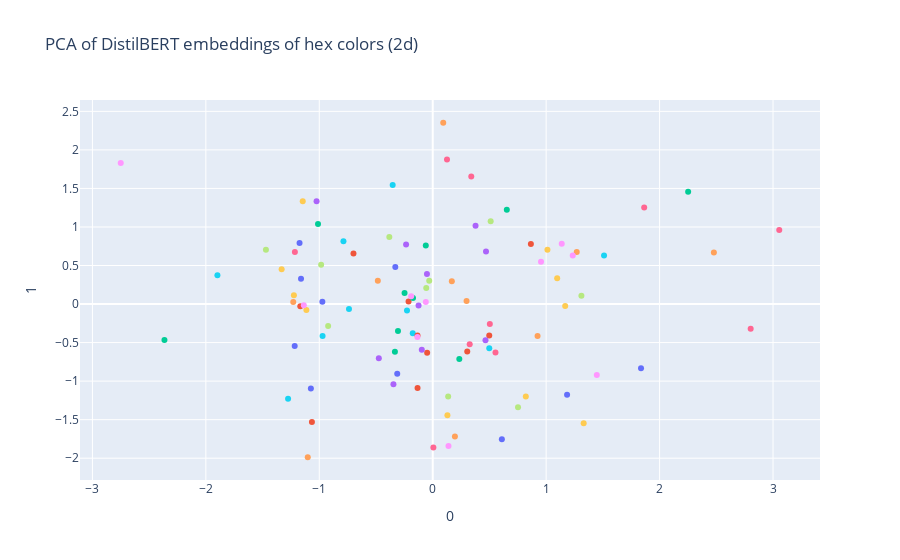

Source (notebook cell):
### Code cell
# plot 2d results with plotly
fig = px.scatter(
    hex_pca3d, x=0, y=1, color=hex_colors,
    labels={'color': 'hex color'},
    title='PCA of DistilBERT embeddings of hex colors (2d)'
)

# hide legend
fig.update_layout(showlegend=False)
fig.show()

### Figure 1 — Plotly figure (JSON) as saved in the notebook; plotly's stock layout.template omitted (floating-point values rounded to 4 significant figures)
{"data": [{"hovertemplate": "hex color=#016B75<br>0=%{x}<br>1=%{y}<extra></extra>", "legendgroup": "#016B75", "marker": {"color": "#636efa", "symbol": "circle"}, "mode": "markers", "name": "#016B75", "orientation": "v", "showlegend": true, "type": "scatter", "x": [-1.174], "xaxis": "x", "y": [0.7906], "yaxis": "y"}, {"hovertemplate": "hex color=#319C04<br>0=%{x}<br>1=%{y}<extra></extra>", "legendgroup": "#319C04", "marker": {"color": "#EF553B", "symbol": "circle"}, "mode": "markers", "name": "#319C04", "orientation": "v", "showlegend": true, "type": "scatter", "x": [-0.213], "xaxis": "x", "y": [0.03214], "yaxis": "y"}, {"hovertemplate": "hex color=#4D1630<br>0=%{x}<br>1=%{y}<extra></extra>", "legendgroup": "#4D1630", "marker": {"color": "#00cc96", "symbol": "circle"}, "mode": "markers", "name": "#4D1630", "orientation": "v", "showlegend": true, "type": "scatter", "x": [-0.3333], "xaxis": "x", "y": [-0.6192], "yaxis": "y"}, {"hovertemplate": "hex color=#A1BF45<br>0=%{x}<br>1=%{y}<extra></extra>", "legendgroup": "#A1BF45", "marker": {"color": "#ab63fa", "symbol": "circle"}, "mode": "markers", "name": "#A1BF45", "orientation": "v", "showlegend": true, "type": "scatter", "x": [-0.3462], "xaxis": "x", "y": [-1.041], "yaxis": "y"}, {"hovertemplate": "hex color=#B75DC2<br>0=%{x}<br>1=%{y}<extra></extra>", "legendgroup": "#B75DC2", "marker": {"color": "#FFA15A", "symbol": "circle"}, "mode": "markers", "name": "#B75DC2", "orientation": "v", "showlegend": true, "type": "scatter", "x": [0.2982], "xaxis": "x", "y": [0.03812], "yaxis": "y"}, {"hovertemplate": "hex color=#9FB278<br>0=%{x}<br>1=%{y}<extra></extra>", "legendgroup": "#9FB278", "marker": {"color": "#19d3f3", "symbol": "circle"}, "mode": "markers", "name": "#9FB278", "orientation": "v", "showlegend": true, "type": "scatter", "x": [-0.9708], "xaxis": "x", "y": [-0.4139], "yaxis": "y"}, {"hovertemplate": "hex color=#B1A35F<br>0=%{x}<br>1=%{y}<extra></extra>", "legendgroup": "#B1A35F", "marker": {"color": "#FF6692", "symbol": "circle"}, "mode": "markers", "name": "#B1A35F", "orientation": "v", "showlegend": true, "type": "scatter", "x": [0.5533], "xaxis": "x", "y": [-0.6273], "yaxis": "y"}, {"hovertemplate": "hex color=#17FCA4<br>0=%{x}<br>1=%{y}<extra></extra>", "legendgroup": "#17FCA4", "marker": {"color": "#B6E880", "symbol": "circle"}, "mode": "markers", "name": "#17FCA4", "orientation": "v", "showlegend": true, "type": "scatter", "x": [0.752], "xaxis": "x", "y": [-1.338], "yaxis": "y"}, {"hovertemplate": "hex color=#C1EA3F<br>0=%{x}<br>1=%{y}<extra></extra>", "legendgroup": "#C1EA3F", "marker": {"color": "#FF97FF", "symbol": "circle"}, "mode": "markers", "name": "#C1EA3F", "orientation": "v", "showlegend": true, "type": "scatter", "x": [1.446], "xaxis": "x", "y": [-0.9214], "yaxis": "y"}, {"hovertemplate": "hex color=#5B76FD<br>0=%{x}<br>1=%{y}<extra></extra>", "legendgroup": "#5B76FD", "marker": {"color": "#FECB52", "symbol": "circle"}, "mode": "markers", "name": "#5B76FD", "orientation": "v", "showlegend": true, "type": "scatter", "x": [1.097], "xaxis": "x", "y": [0.3354], "yaxis": "y"}, {"hovertemplate": "hex color=#AEB607<br>0=%{x}<br>1=%{y}<extra></extra>", "legendgroup": "#AEB607", "marker": {"color": "#636efa", "symbol": "circle"}, "mode": "markers", "name": "#AEB607", "orientation": "v", "showlegend": true, "type": "scatter", "x": [-0.3299], "xaxis": "x", "y": [0.4798], "yaxis": "y"}, {"hovertemplate": "hex color=#B71F50<br>0=%{x}<br>1=%{y}<extra></extra>", "legendgroup": "#B71F50", "marker": {"color": "#EF553B", "symbol": "circle"}, "mode": "markers", "name": "#B71F50", "orientation": "v", "showlegend": true, "type": "scatter", "x": [0.8654], "xaxis": "x", "y": [0.7801], "yaxis": "y"}, {"hovertemplate": "hex color=#AFD624<br>0=%{x}<br>1=%{y}<extra></extra>", "legendgroup": "#AFD624", "marker": {"color": "#00cc96", "symbol": "circle"}, "mode": "markers", "name": "#AFD624", "orientation": "v", "showlegend": true, "type": "scatter", "x": [-0.1738], "xaxis": "x", "y": [0.0771], "yaxis": "y"}, {"hovertemplate": "hex color=#CEA521<br>0=%{x}<br>1=%{y}<extra></extra>", "legendgroup": "#CEA521", "marker": {"color": "#ab63fa", "symbol": "circle"}, "mode": "markers", "name": "#CEA521", "orientation": "v", "showlegend": true, "type": "scatter", "x": [-0.05086], "xaxis": "x", "y": [0.3899], "yaxis": "y"}, {"hovertemplate": "hex color=#C64073<br>0=%{x}<br>1=%{y}<extra></extra>", "legendgroup": "#C64073", "marker": {"color": "#FFA15A", "symbol": "circle"}, "mode": "markers", "name": "#C64073", "orientation": "v", "showlegend": true, "type": "scatter", "x": [0.09269], "xaxis": "x", "y": [2.352], "yaxis": "y"}, {"hovertemplate": "hex color=#01C59A<br>0=%{x}<br>1=%{y}<extra></extra>", "legendgroup": "#01C59A", "marker": {"color": "#19d3f3", "symbol": "circle"}, "mode": "markers", "name": "#01C59A", "orientation": "v", "showlegend": true, "type": "scatter", "x": [-0.7382], "xaxis": "x", "y": [-0.06424], "yaxis": "y"}, {"hovertemplate": "hex color=#B847A6<br>0=%{x}<br>1=%{y}<extra></extra>", "legendgroup": "#B847A6", "marker": {"color": "#FF6692", "symbol": "circle"}, "mode": "markers", "name": "#B847A6", "orientation": "v", "showlegend": true, "type": "scatter", "x": [0.3399], "xaxis": "x", "y": [1.656], "yaxis": "y"}, {"hovertemplate": "hex color=#AFE746<br>0=%{x}<br>1=%{y}<extra></extra>", "legendgroup": "#AFE746", "marker": {"color": "#B6E880", "symbol": "circle"}, "mode": "markers", "name": "#AFE746", "orientation": "v", "showlegend": true, "type": "scatter", "x": [-0.03077], "xaxis": "x", "y": [0.3007], "yaxis": "y"}, {"hovertemplate": "hex color=#6DFE18<br>0=%{x}<br>1=%{y}<extra></extra>", "legendgroup": "#6DFE18", "marker": {"color": "#FF97FF", "symbol": "circle"}, "mode": "markers", "name": "#6DFE18", "orientation": "v", "showlegend": true, "type": "scatter", "x": [0.1391], "xaxis": "x", "y": [-1.841], "yaxis": "y"}, {"hovertemplate": "hex color=#DAF20C<br>0=%{x}<br>1=%{y}<extra></extra>", "legendgroup": "#DAF20C", "marker": {"color": "#FECB52", "symbol": "circle"}, "mode": "markers", "name": "#DAF20C", "orientation": "v", "showlegend": true, "type": "scatter", "x": [1.331], "xaxis": "x", "y": [-1.548], "yaxis": "y"}, {"hovertemplate": "hex color=#819DBC<br>0=%{x}<br>1=%{y}<extra></extra>", "legendgroup": "#819DBC", "marker": {"color": "#636efa", "symbol": "circle"}, "mode": "markers", "name": "#819DBC", "orientation": "v", "showlegend": true, "type": "scatter", "x": [-0.9728], "xaxis": "x", "y": [0.02877], "yaxis": "y"}, {"hovertemplate": "hex color=#209E63<br>0=%{x}<br>1=%{y}<extra></extra>", "legendgroup": "#209E63", "marker": {"color": "#EF553B", "symbol": "circle"}, "mode": "markers", "name": "#209E63", "orientation": "v", "showlegend": true, "type": "scatter", "x": [-1.167], "xaxis": "x", "y": [-0.02884], "yaxis": "y"}, {"hovertemplate": "hex color=#958DEB<br>0=%{x}<br>1=%{y}<extra></extra>", "legendgroup": "#958DEB", "marker": {"color": "#00cc96", "symbol": "circle"}, "mode": "markers", "name": "#958DEB", "orientation": "v", "showlegend": true, "type": "scatter", "x": [-0.3063], "xaxis": "x", "y": [-0.3483], "yaxis": "y"}, {"hovertemplate": "hex color=#A05248<br>0=%{x}<br>1=%{y}<extra></extra>", "legendgroup": "#A05248", "marker": {"color": "#ab63fa", "symbol": "circle"}, "mode": "markers", "name": "#A05248", "orientation": "v", "showlegend": true, "type": "scatter", "x": [-1.024], "xaxis": "x", "y": [1.333], "yaxis": "y"}, {"hovertemplate": "hex color=#60FC17<br>0=%{x}<br>1=%{y}<extra></extra>", "legendgroup": "#60FC17", "marker": {"color": "#FFA15A", "symbol": "circle"}, "mode": "markers", "name": "#60FC17", "orientation": "v", "showlegend": true, "type": "scatter", "x": [-1.102], "xaxis": "x", "y": [-1.988], "yaxis": "y"}, {"hovertemplate": "hex color=#219E8A<br>0=%{x}<br>1=%{y}<extra></extra>", "legendgroup": "#219E8A", "marker": {"color": "#19d3f3", "symbol": "circle"}, "mode": "markers", "name": "#219E8A", "orientation": "v", "showlegend": true, "type": "scatter", "x": [-0.176], "xaxis": "x", "y": [-0.3774], "yaxis": "y"}, {"hovertemplate": "hex color=#F9B6A3<br>0=%{x}<br>1=%{y}<extra></extra>", "legendgroup": "#F9B6A3", "marker": {"color": "#FF6692", "symbol": "circle"}, "mode": "markers", "name": "#F9B6A3", "orientation": "v", "showlegend": true, "type": "scatter", "x": [1.864], "xaxis": "x", "y": [1.253], "yaxis": "y"}, {"hovertemplate": "hex color=#7D296F<br>0=%{x}<br>1=%{y}<extra></extra>", "legendgroup": "#7D296F", "marker": {"color": "#B6E880", "symbol": "circle"}, "mode": "markers", "name": "#7D296F", "orientation": "v", "showlegend": true, "type": "scatter", "x": [-0.05713], "xaxis": "x", "y": [0.2072], "yaxis": "y"}, {"hovertemplate": "hex color=#613298<br>0=%{x}<br>1=%{y}<extra></extra>", "legendgroup": "#613298", "marker": {"color": "#FF97FF", "symbol": "circle"}, "mode": "markers", "name": "#613298", "orientation": "v", "showlegend": true, "type": "scatter", "x": [-2.75], "xaxis": "x", "y": [1.83], "yaxis": "y"}, {"hovertemplate": "hex color=#2058C9<br>0=%{x}<br>1=%{y}<extra></extra>", "legendgroup": "#2058C9", "marker": {"color": "#FECB52", "symbol": "circle"}, "mode": "markers", "name": "#2058C9", "orientation": "v", "showlegend": true, "type": "scatter", "x": [-1.224], "xaxis": "x", "y": [0.1126], "yaxis": "y"}, {"hovertemplate": "hex color=#7650C1<br>0=%{x}<br>1=%{y}<extra></extra>", "legendgroup": "#7650C1", "marker": {"color": "#636efa", "symbol": "circle"}, "mode": "markers", "name": "#7650C1", "orientation": "v", "showlegend": true, "type": "scatter", "x": [-1.161], "xaxis": "x", "y": [0.3284], "yaxis": "y"}, {"hovertemplate": "hex color=#16845F<br>0=%{x}<br>1=%{y}<extra></extra>", "legendgroup": "#16845F", "marker": {"color": "#EF553B", "symbol": "circle"}, "mode": "markers", "name": "#16845F", "orientation": "v", "showlegend": true, "type": "scatter", "x": [-1.065], "xaxis": "x", "y": [-1.529], "yaxis": "y"}, {"hovertemplate": "hex color=#5931AD<br>0=%{x}<br>1=%{y}<extra></extra>", "legendgroup": "#5931AD", "marker": {"color": "#00cc96", "symbol": "circle"}, "mode": "markers", "name": "#5931AD", "orientation": "v", "showlegend": true, "type": "scatter", "x": [-2.365], "xaxis": "x", "y": [-0.4653], "yaxis": "y"}, {"hovertemplate": "hex color=#F6985E<br>0=%{x}<br>1=%{y}<extra></extra>", "legendgroup": "#F6985E", "marker": {"color": "#ab63fa", "symbol": "circle"}, "mode": "markers", "name": "#F6985E", "orientation": "v", "showlegend": true, "type": "scatter", "x": [-0.2347], "xaxis": "x", "y": [0.772], "yaxis": "y"}, {"hovertemplate": "hex color=#62D81F<br>0=%{x}<br>1=%{y}<extra></extra>", "legendgroup": "#62D81F", "marker": {"color": "#FFA15A", "symbol": "circle"}, "mode": "markers", "name": "#62D81F", "orientation": "v", "showlegend": true, "type": "scatter", "x": [-0.4838], "xaxis": "x", "y": [0.3036], "yaxis": "y"}, {"hovertemplate": "hex color=#0391EA<br>0=%{x}<br>1=%{y}<extra></extra>", "legendgroup": "#0391EA", "marker": {"color": "#19d3f3", "symbol": "circle"}, "mode": "markers", "name": "#0391EA", "orientation": "v", "showlegend": true, "type": "scatter", "x": [-1.898], "xaxis": "x", "y": [0.3749], "yaxis": "y"}, {"hovertemplate": "hex color=#5E10AF<br>0=%{x}<br>1=%{y}<extra></extra>", "legendgroup": "#5E10AF", "marker": {"color": "#FF6692", "symbol": "circle"}, "mode": "markers", "name": "#5E10AF", "orientation": "v", "showlegend": true, "type": "scatter", "x": [0.005705], "xaxis": "x", "y": [-1.863], "yaxis": "y"}, {"hovertemplate": "hex color=#4EFA57<br>0=%{x}<br>1=%{y}<extra></extra>", "legendgroup": "#4EFA57", "marker": {"color": "#B6E880", "symbol": "circle"}, "mode": "markers", "name": "#4EFA57", "orientation": "v", "showlegend": true, "type": "scatter", "x": [0.1361], "xaxis": "x", "y": [-1.201], "yaxis": "y"}, {"hovertemplate": "hex color=#5DC76E<br>0=%{x}<br>1=%{y}<extra></extra>", "legendgroup": "#5DC76E", "marker": {"color": "#FF97FF", "symbol": "circle"}, "mode": "markers", "name": "#5DC76E", "orientation": "v", "showlegend": true, "type": "scatter", "x": [-0.06096], "xaxis": "x", "y": [0.02495], "yaxis": "y"}, {"hovertemplate": "hex color=#6A9382<br>0=%{x}<br>1=%{y}<extra></extra>", "legendgroup": "#6A9382", "marker": {"color": "#FECB52", "symbol": "circle"}, "mode": "markers", "name": "#6A9382", "orientation": "v", "showlegend": true, "type": "scatter", "x": [-1.146], "xaxis": "x", "y": [1.332], "yaxis": "y"}, {"hovertemplate": "hex color=#7ADB3F<br>0=%{x}<br>1=%{y}<extra></extra>", "legendgroup": "#7ADB3F", "marker": {"color": "#636efa", "symbol": "circle"}, "mode": "markers", "name": "#7ADB3F", "orientation": "v", "showlegend": true, "type": "scatter", "x": [1.836], "xaxis": "x", "y": [-0.8336], "yaxis": "y"}, {"hovertemplate": "hex color=#A903DF<br>0=%{x}<br>1=%{y}<extra></extra>", "legendgroup": "#A903DF", "marker": {"color": "#EF553B", "symbol": "circle"}, "mode": "markers", "name": "#A903DF", "orientation": "v", "showlegend": true, "type": "scatter", "x": [0.4985], "xaxis": "x", "y": [-0.4084], "yaxis": "y"}, {"hovertemplate": "hex color=#1D398C<br>0=%{x}<br>1=%{y}<extra></extra>", "legendgroup": "#1D398C", "marker": {"color": "#00cc96", "symbol": "circle"}, "mode": "markers", "name": "#1D398C", "orientation": "v", "showlegend": true, "type": "scatter", "x": [-0.2483], "xaxis": "x", "y": [0.1425], "yaxis": "y"}, {"hovertemplate": "hex color=#A75C9B<br>0=%{x}<br>1=%{y}<extra></extra>", "legendgroup": "#A75C9B", "marker": {"color": "#ab63fa", "symbol": "circle"}, "mode": "markers", "name": "#A75C9B", "orientation": "v", "showlegend": true, "type": "scatter", "x": [0.3775], "xaxis": "x", "y": [1.017], "yaxis": "y"}, {"hovertemplate": "hex color=#3FC60D<br>0=%{x}<br>1=%{y}<extra></extra>", "legendgroup": "#3FC60D", "marker": {"color": "#FFA15A", "symbol": "circle"}, "mode": "markers", "name": "#3FC60D", "orientation": "v", "showlegend": true, "type": "scatter", "x": [0.1957], "xaxis": "x", "y": [-1.719], "yaxis": "y"}, {"hovertemplate": "hex color=#67DEB5<br>0=%{x}<br>1=%{y}<extra></extra>", "legendgroup": "#67DEB5", "marker": {"color": "#19d3f3", "symbol": "circle"}, "mode": "markers", "name": "#67DEB5", "orientation": "v", "showlegend": true, "type": "scatter", "x": [0.4986], "xaxis": "x", "y": [-0.5743], "yaxis": "y"}, {"hovertemplate": "hex color=#C7D4FE<br>0=%{x}<br>1=%{y}<extra></extra>", "legendgroup": "#C7D4FE", "marker": {"color": "#FF6692", "symbol": "circle"}, "mode": "markers", "name": "#C7D4FE", "orientation": "v", "showlegend": true, "type": "scatter", "x": [2.803], "xaxis": "x", "y": [-0.3217], "yaxis": "y"}, {"hovertemplate": "hex color=#29364B<br>0=%{x}<br>1=%{y}<extra></extra>", "legendgroup": "#29364B", "marker": {"color": "#B6E880", "symbol": "circle"}, "mode": "markers", "name": "#29364B", "orientation": "v", "showlegend": true, "type": "scatter", "x": [-0.9219], "xaxis": "x", "y": [-0.2838], "yaxis": "y"}, {"hovertemplate": "hex color=#D64B9C<br>0=%{x}<br>1=%{y}<extra></extra>", "legendgroup": "#D64B9C", "marker": {"color": "#FF97FF", "symbol": "circle"}, "mode": "markers", "name": "#D64B9C", "orientation": "v", "showlegend": true, "type": "scatter", "x": [1.137], "xaxis": "x", "y": [0.7839], "yaxis": "y"}, {"hovertemplate": "hex color=#FD12E7<br>0=%{x}<br>1=%{y}<extra></extra>", "legendgroup": "#FD12E7", "marker": {"color": "#FECB52", "symbol": "circle"}, "mode": "markers", "name": "#FD12E7", "orientation": "v", "showlegend": true, "type": "scatter", "x": [1.168], "xaxis": "x", "y": [-0.02397], "yaxis": "y"}, {"hovertemplate": "hex color=#34FDAB<br>0=%{x}<br>1=%{y}<extra></extra>", "legendgroup": "#34FDAB", "marker": {"color": "#636efa", "symbol": "circle"}, "mode": "markers", "name": "#34FDAB", "orientation": "v", "showlegend": true, "type": "scatter", "x": [0.6094], "xaxis": "x", "y": [-1.753], "yaxis": "y"}, {"hovertemplate": "hex color=#E90D12<br>0=%{x}<br>1=%{y}<extra></extra>", "legendgroup": "#E90D12", "marker": {"color": "#EF553B", "symbol": "circle"}, "mode": "markers", "name": "#E90D12", "orientation": "v", "showlegend": true, "type": "scatter", "x": [-0.04907], "xaxis": "x", "y": [-0.6304], "yaxis": "y"}, {"hovertemplate": "hex color=#BD76E4<br>0=%{x}<br>1=%{y}<extra></extra>", "legendgroup": "#BD76E4", "marker": {"color": "#00cc96", "symbol": "circle"}, "mode": "markers", "name": "#BD76E4", "orientation": "v", "showlegend": true, "type": "scatter", "x": [2.252], "xaxis": "x", "y": [1.456], "yaxis": "y"}, {"hovertemplate": "hex color=#96A2B5<br>0=%{x}<br>1=%{y}<extra></extra>", "legendgroup": "#96A2B5", "marker": {"color": "#ab63fa", "symbol": "circle"}, "mode": "markers", "name": "#96A2B5", "orientation": "v", "showlegend": true, "type": "scatter", "x": [0.4698], "xaxis": "x", "y": [0.6804], "yaxis": "y"}, {"hovertemplate": "hex color=#E1B7F2<br>0=%{x}<br>1=%{y}<extra></extra>", "legendgroup": "#E1B7F2", "marker": {"color": "#FFA15A", "symbol": "circle"}, "mode": "markers", "name": "#E1B7F2", "orientation": "v", "showlegend": true, "type": "scatter", "x": [2.479], "xaxis": "x", "y": [0.6679], "yaxis": "y"}, {"hovertemplate": "hex color=#A8B6DF<br>0=%{x}<br>1=%{y}<extra></extra>", "legendgroup": "#A8B6DF", "marker": {"color": "#19d3f3", "symbol": "circle"}, "mode": "markers", "name": "#A8B6DF", "orientation": "v", "showlegend": true, "type": "scatter", "x": [1.51], "xaxis": "x", "y": [0.6303], "yaxis": "y"}, {"hovertemplate": "hex color=#DE825C<br>0=%{x}<br>1=%{y}<extra></extra>", "legendgroup": "#DE825C", "marker": {"color": "#FF6692", "symbol": "circle"}, "mode": "markers", "name": "#DE825C", "orientation": "v", "showlegend": true, "type": "scatter", "x": [0.326], "xaxis": "x", "y": [-0.5217], "yaxis": "y"}, {"hovertemplate": "hex color=#3086B9<br>0=%{x}<br>1=%{y}<extra></extra>", "legendgroup": "#3086B9", "marker": {"color": "#B6E880", "symbol": "circle"}, "mode": "markers", "name": "#3086B9", "orientation": "v", "showlegend": true, "type": "scatter", "x": [-0.9839], "xaxis": "x", "y": [0.5108], "yaxis": "y"}, {"hovertemplate": "hex color=#F529AB<br>0=%{x}<br>1=%{y}<extra></extra>", "legendgroup": "#F529AB", "marker": {"color": "#FF97FF", "symbol": "circle"}, "mode": "markers", "name": "#F529AB", "orientation": "v", "showlegend": true, "type": "scatter", "x": [-0.19], "xaxis": "x", "y": [0.1011], "yaxis": "y"}, {"hovertemplate": "hex color=#54F3EC<br>0=%{x}<br>1=%{y}<extra></extra>", "legendgroup": "#54F3EC", "marker": {"color": "#FECB52", "symbol": "circle"}, "mode": "markers", "name": "#54F3EC", "orientation": "v", "showlegend": true, "type": "scatter", "x": [0.1296], "xaxis": "x", "y": [-1.442], "yaxis": "y"}, {"hovertemplate": "hex color=#74FAC8<br>0=%{x}<br>1=%{y}<extra></extra>", "legendgroup": "#74FAC8", "marker": {"color": "#636efa", "symbol": "circle"}, "mode": "markers", "name": "#74FAC8", "orientation": "v", "showlegend": true, "type": "scatter", "x": [-0.3129], "xaxis": "x", "y": [-0.9043], "yaxis": "y"}, {"hovertemplate": "hex color=#FA839E<br>0=%{x}<br>1=%{y}<extra></extra>", "legendgroup": "#FA839E", "marker": {"color": "#EF553B", "symbol": "circle"}, "mode": "markers", "name": "#FA839E", "orientation": "v", "showlegend": true, "type": "scatter", "x": [-0.1342], "xaxis": "x", "y": [-0.4074], "yaxis": "y"}, {"hovertemplate": "hex color=#BA8562<br>0=%{x}<br>1=%{y}<extra></extra>", "legendgroup": "#BA8562", "marker": {"color": "#00cc96", "symbol": "circle"}, "mode": "markers", "name": "#BA8562", "orientation": "v", "showlegend": true, "type": "scatter", "x": [-1.011], "xaxis": "x", "y": [1.039], "yaxis": "y"}, {"hovertemplate": "hex color=#F920BE<br>0=%{x}<br>1=%{y}<extra></extra>", "legendgroup": "#F920BE", "marker": {"color": "#ab63fa", "symbol": "circle"}, "mode": "markers", "name": "#F920BE", "orientation": "v", "showlegend": true, "type": "scatter", "x": [0.4652], "xaxis": "x", "y": [-0.4685], "yaxis": "y"}, {"hovertemplate": "hex color=#20973F<br>0=%{x}<br>1=%{y}<extra></extra>", "legendgroup": "#20973F", "marker": {"color": "#FFA15A", "symbol": "circle"}, "mode": "markers", "name": "#20973F", "orientation": "v", "showlegend": true, "type": "scatter", "x": [-1.229], "xaxis": "x", "y": [0.02667], "yaxis": "y"}, {"hovertemplate": "hex color=#DAC279<br>0=%{x}<br>1=%{y}<extra></extra>", "legendgroup": "#DAC279", "marker": {"color": "#19d3f3", "symbol": "circle"}, "mode": "markers", "name": "#DAC279", "orientation": "v", "showlegend": true, "type": "scatter", "x": [-0.2268], "xaxis": "x", "y": [-0.08426], "yaxis": "y"}, {"hovertemplate": "hex color=#A97C02<br>0=%{x}<br>1=%{y}<extra></extra>", "legendgroup": "#A97C02", "marker": {"color": "#FF6692", "symbol": "circle"}, "mode": "markers", "name": "#A97C02", "orientation": "v", "showlegend": true, "type": "scatter", "x": [0.1258], "xaxis": "x", "y": [1.876], "yaxis": "y"}, {"hovertemplate": "hex color=#69B4F1<br>0=%{x}<br>1=%{y}<extra></extra>", "legendgroup": "#69B4F1", "marker": {"color": "#B6E880", "symbol": "circle"}, "mode": "markers", "name": "#69B4F1", "orientation": "v", "showlegend": true, "type": "scatter", "x": [1.311], "xaxis": "x", "y": [0.1086], "yaxis": "y"}, {"hovertemplate": "hex color=#BF934D<br>0=%{x}<br>1=%{y}<extra></extra>", "legendgroup": "#BF934D", "marker": {"color": "#FF97FF", "symbol": "circle"}, "mode": "markers", "name": "#BF934D", "orientation": "v", "showlegend": true, "type": "scatter", "x": [-0.1349], "xaxis": "x", "y": [-0.4263], "yaxis": "y"}, {"hovertemplate": "hex color=#15C290<br>0=%{x}<br>1=%{y}<extra></extra>", "legendgroup": "#15C290", "marker": {"color": "#FECB52", "symbol": "circle"}, "mode": "markers", "name": "#15C290", "orientation": "v", "showlegend": true, "type": "scatter", "x": [-1.114], "xaxis": "x", "y": [-0.07617], "yaxis": "y"}, {"hovertemplate": "hex color=#24AD70<br>0=%{x}<br>1=%{y}<extra></extra>", "legendgroup": "#24AD70", "marker": {"color": "#636efa", "symbol": "circle"}, "mode": "markers", "name": "#24AD70", "orientation": "v", "showlegend": true, "type": "scatter", "x": [-1.074], "xaxis": "x", "y": [-1.095], "yaxis": "y"}, {"hovertemplate": "hex color=#08CE7F<br>0=%{x}<br>1=%{y}<extra></extra>", "legendgroup": "#08CE7F", "marker": {"color": "#EF553B", "symbol": "circle"}, "mode": "markers", "name": "#08CE7F", "orientation": "v", "showlegend": true, "type": "scatter", "x": [-0.1337], "xaxis": "x", "y": [-1.09], "yaxis": "y"}, {"hovertemplate": "hex color=#1698F5<br>0=%{x}<br>1=%{y}<extra></extra>", "legendgroup": "#1698F5", "marker": {"color": "#00cc96", "symbol": "circle"}, "mode": "markers", "name": "#1698F5", "orientation": "v", "showlegend": true, "type": "scatter", "x": [0.2344], "xaxis": "x", "y": [-0.7128], "yaxis": "y"}, {"hovertemplate": "hex color=#75B6EF<br>0=%{x}<br>1=%{y}<extra></extra>", "legendgroup": "#75B6EF", "marker": {"color": "#ab63fa", "symbol": "circle"}, "mode": "markers", "name": "#75B6EF", "orientation": "v", "showlegend": true, "type": "scatter", "x": [-0.09634], "xaxis": "x", "y": [-0.5917], "yaxis": "y"}, {"hovertemplate": "hex color=#C462BD<br>0=%{x}<br>1=%{y}<extra></extra>", "legendgroup": "#C462BD", "marker": {"color": "#FFA15A", "symbol": "circle"}, "mode": "markers", "name": "#C462BD", "orientation": "v", "showlegend": true, "type": "scatter", "x": [1.27], "xaxis": "x", "y": [0.6743], "yaxis": "y"}, {"hovertemplate": "hex color=#1045EC<br>0=%{x}<br>1=%{y}<extra></extra>", "legendgroup": "#1045EC", "marker": {"color": "#19d3f3", "symbol": "circle"}, "mode": "markers", "name": "#1045EC", "orientation": "v", "showlegend": true, "type": "scatter", "x": [-1.275], "xaxis": "x", "y": [-1.23], "yaxis": "y"}, {"hovertemplate": "hex color=#891B30<br>0=%{x}<br>1=%{y}<extra></extra>", "legendgroup": "#891B30", "marker": {"color": "#FF6692", "symbol": "circle"}, "mode": "markers", "name": "#891B30", "orientation": "v", "showlegend": true, "type": "scatter", "x": [-1.215], "xaxis": "x", "y": [0.6756], "yaxis": "y"}, {"hovertemplate": "hex color=#752A31<br>0=%{x}<br>1=%{y}<extra></extra>", "legendgroup": "#752A31", "marker": {"color": "#B6E880", "symbol": "circle"}, "mode": "markers", "name": "#752A31", "orientation": "v", "showlegend": true, "type": "scatter", "x": [-1.47], "xaxis": "x", "y": [0.7032], "yaxis": "y"}, {"hovertemplate": "hex color=#83D175<br>0=%{x}<br>1=%{y}<extra></extra>", "legendgroup": "#83D175", "marker": {"color": "#FF97FF", "symbol": "circle"}, "mode": "markers", "name": "#83D175", "orientation": "v", "showlegend": true, "type": "scatter", "x": [-1.136], "xaxis": "x", "y": [-0.01647], "yaxis": "y"}, {"hovertemplate": "hex color=#9B6580<br>0=%{x}<br>1=%{y}<extra></extra>", "legendgroup": "#9B6580", "marker": {"color": "#FECB52", "symbol": "circle"}, "mode": "markers", "name": "#9B6580", "orientation": "v", "showlegend": true, "type": "scatter", "x": [-1.332], "xaxis": "x", "y": [0.451], "yaxis": "y"}, {"hovertemplate": "hex color=#5F6AEC<br>0=%{x}<br>1=%{y}<extra></extra>", "legendgroup": "#5F6AEC", "marker": {"color": "#636efa", "symbol": "circle"}, "mode": "markers", "name": "#5F6AEC", "orientation": "v", "showlegend": true, "type": "scatter", "x": [1.185], "xaxis": "x", "y": [-1.176], "yaxis": "y"}, {"hovertemplate": "hex color=#38C7FD<br>0=%{x}<br>1=%{y}<extra></extra>", "legendgroup": "#38C7FD", "marker": {"color": "#EF553B", "symbol": "circle"}, "mode": "markers", "name": "#38C7FD", "orientation": "v", "showlegend": true, "type": "scatter", "x": [0.3044], "xaxis": "x", "y": [-0.6156], "yaxis": "y"}, {"hovertemplate": "hex color=#E9D763<br>0=%{x}<br>1=%{y}<extra></extra>", "legendgroup": "#E9D763", "marker": {"color": "#00cc96", "symbol": "circle"}, "mode": "markers", "name": "#E9D763", "orientation": "v", "showlegend": true, "type": "scatter", "x": [0.6531], "xaxis": "x", "y": [1.225], "yaxis": "y"}, {"hovertemplate": "hex color=#7E432F<br>0=%{x}<br>1=%{y}<extra></extra>", "legendgroup": "#7E432F", "marker": {"color": "#ab63fa", "symbol": "circle"}, "mode": "markers", "name": "#7E432F", "orientation": "v", "showlegend": true, "type": "scatter", "x": [-0.1248], "xaxis": "x", "y": [-0.01827], "yaxis": "y"}, {"hovertemplate": "hex color=#72E8C3<br>0=%{x}<br>1=%{y}<extra></extra>", "legendgroup": "#72E8C3", "marker": {"color": "#FFA15A", "symbol": "circle"}, "mode": "markers", "name": "#72E8C3", "orientation": "v", "showlegend": true, "type": "scatter", "x": [0.1686], "xaxis": "x", "y": [0.2973], "yaxis": "y"}, {"hovertemplate": "hex color=#F84071<br>0=%{x}<br>1=%{y}<extra></extra>", "legendgroup": "#F84071", "marker": {"color": "#19d3f3", "symbol": "circle"}, "mode": "markers", "name": "#F84071", "orientation": "v", "showlegend": true, "type": "scatter", "x": [-0.353], "xaxis": "x", "y": [1.543], "yaxis": "y"}, {"hovertemplate": "hex color=#C3A5E4<br>0=%{x}<br>1=%{y}<extra></extra>", "legendgroup": "#C3A5E4", "marker": {"color": "#FF6692", "symbol": "circle"}, "mode": "markers", "name": "#C3A5E4", "orientation": "v", "showlegend": true, "type": "scatter", "x": [3.055], "xaxis": "x", "y": [0.9599], "yaxis": "y"}, {"hovertemplate": "hex color=#3C7654<br>0=%{x}<br>1=%{y}<extra></extra>", "legendgroup": "#3C7654", "marker": {"color": "#B6E880", "symbol": "circle"}, "mode": "markers", "name": "#3C7654", "orientation": "v", "showlegend": true, "type": "scatter", "x": [-0.3825], "xaxis": "x", "y": [0.8691], "yaxis": "y"}, {"hovertemplate": "hex color=#C05D28<br>0=%{x}<br>1=%{y}<extra></extra>", "legendgroup": "#C05D28", "marker": {"color": "#FF97FF", "symbol": "circle"}, "mode": "markers", "name": "#C05D28", "orientation": "v", "showlegend": true, "type": "scatter", "x": [0.9547], "xaxis": "x", "y": [0.5504], "yaxis": "y"}, {"hovertemplate": "hex color=#267F5C<br>0=%{x}<br>1=%{y}<extra></extra>", "legendgroup": "#267F5C", "marker": {"color": "#FECB52", "symbol": "circle"}, "mode": "markers", "name": "#267F5C", "orientation": "v", "showlegend": true, "type": "scatter", "x": [0.8208], "xaxis": "x", "y": [-1.2], "yaxis": "y"}, {"hovertemplate": "hex color=#CB1865<br>0=%{x}<br>1=%{y}<extra></extra>", "legendgroup": "#CB1865", "marker": {"color": "#636efa", "symbol": "circle"}, "mode": "markers", "name": "#CB1865", "orientation": "v", "showlegend": true, "type": "scatter", "x": [-1.217], "xaxis": "x", "y": [-0.5434], "yaxis": "y"}, {"hovertemplate": "hex color=#CF9514<br>0=%{x}<br>1=%{y}<extra></extra>", "legendgroup": "#CF9514", "marker": {"color": "#EF553B", "symbol": "circle"}, "mode": "markers", "name": "#CF9514", "orientation": "v", "showlegend": true, "type": "scatter", "x": [-0.6986], "xaxis": "x", "y": [0.6561], "yaxis": "y"}, {"hovertemplate": "hex color=#923E6B<br>0=%{x}<br>1=%{y}<extra></extra>", "legendgroup": "#923E6B", "marker": {"color": "#00cc96", "symbol": "circle"}, "mode": "markers", "name": "#923E6B", "orientation": "v", "showlegend": true, "type": "scatter", "x": [-0.06109], "xaxis": "x", "y": [0.7593], "yaxis": "y"}, {"hovertemplate": "hex color=#42D56C<br>0=%{x}<br>1=%{y}<extra></extra>", "legendgroup": "#42D56C", "marker": {"color": "#ab63fa", "symbol": "circle"}, "mode": "markers", "name": "#42D56C", "orientation": "v", "showlegend": true, "type": "scatter", "x": [-0.4751], "xaxis": "x", "y": [-0.7043], "yaxis": "y"}, {"hovertemplate": "hex color=#76F2BD<br>0=%{x}<br>1=%{y}<extra></extra>", "legendgroup": "#76F2BD", "marker": {"color": "#FFA15A", "symbol": "circle"}, "mode": "markers", "name": "#76F2BD", "orientation": "v", "showlegend": true, "type": "scatter", "x": [0.9242], "xaxis": "x", "y": [-0.416], "yaxis": "y"}, {"hovertemplate": "hex color=#E7029A<br>0=%{x}<br>1=%{y}<extra></extra>", "legendgroup": "#E7029A", "marker": {"color": "#19d3f3", "symbol": "circle"}, "mode": "markers", "name": "#E7029A", "orientation": "v", "showlegend": true, "type": "scatter", "x": [-0.787], "xaxis": "x", "y": [0.8137], "yaxis": "y"}, {"hovertemplate": "hex color=#8F49C3<br>0=%{x}<br>1=%{y}<extra></extra>", "legendgroup": "#8F49C3", "marker": {"color": "#FF6692", "symbol": "circle"}, "mode": "markers", "name": "#8F49C3", "orientation": "v", "showlegend": true, "type": "scatter", "x": [0.5035], "xaxis": "x", "y": [-0.2575], "yaxis": "y"}, {"hovertemplate": "hex color=#A6D253<br>0=%{x}<br>1=%{y}<extra></extra>", "legendgroup": "#A6D253", "marker": {"color": "#B6E880", "symbol": "circle"}, "mode": "markers", "name": "#A6D253", "orientation": "v", "showlegend": true, "type": "scatter", "x": [0.5109], "xaxis": "x", "y": [1.073], "yaxis": "y"}, {"hovertemplate": "hex color=#1F0B82<br>0=%{x}<br>1=%{y}<extra></extra>", "legendgroup": "#1F0B82", "marker": {"color": "#FF97FF", "symbol": "circle"}, "mode": "markers", "name": "#1F0B82", "orientation": "v", "showlegend": true, "type": "scatter", "x": [1.235], "xaxis": "x", "y": [0.6313], "yaxis": "y"}, {"hovertemplate": "hex color=#1AC9B3<br>0=%{x}<br>1=%{y}<extra></extra>", "legendgroup": "#1AC9B3", "marker": {"color": "#FECB52", "symbol": "circle"}, "mode": "markers", "name": "#1AC9B3", "orientation": "v", "showlegend": true, "type": "scatter", "x": [1.011], "xaxis": "x", "y": [0.7058], "yaxis": "y"}], "layout": {"legend": {"title": {"text": "hex color"}, "tracegroupgap": 0}, "showlegend": false, "title": {"text": "PCA of DistilBERT embeddings of hex colors (2d)"}, "xaxis": {"anchor": "y", "domain": [0, 1], "title": {"text": "0"}}, "yaxis": {"anchor": "x", "domain": [0, 1], "title": {"text": "1"}}}}
